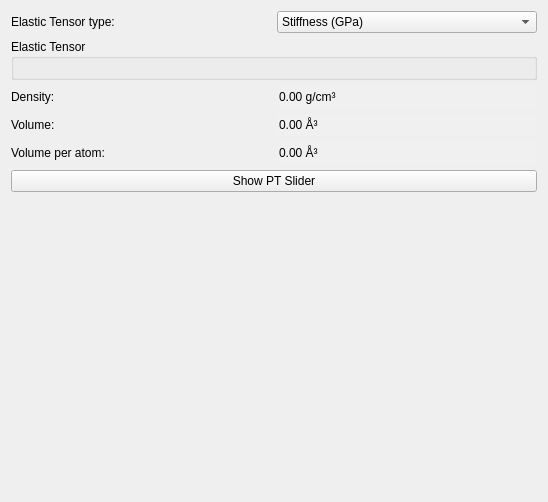
<?xml version="1.0" encoding="UTF-8"?>
<ui version="4.0">
 <class>material_properties_editor</class>
 <widget class="QWidget" name="material_properties_editor">
  <property name="geometry">
   <rect>
    <x>0</x>
    <y>0</y>
    <width>548</width>
    <height>502</height>
   </rect>
  </property>
  <property name="minimumSize">
   <size>
    <width>0</width>
    <height>0</height>
   </size>
  </property>
  <property name="windowTitle">
   <string>Edit Overlay</string>
  </property>
  <property name="styleSheet">
   <string notr="true">QDoubleSpinBox:disabled {background-color: LightGray;}
</string>
  </property>
  <layout class="QGridLayout" name="gridLayout">
   <item row="0" column="1">
    <widget class="QComboBox" name="elastic_tensor_type">
     <item>
      <property name="text">
       <string>Stiffness (GPa)</string>
      </property>
     </item>
     <item>
      <property name="text">
       <string>Compliance (TPa⁻¹)</string>
      </property>
     </item>
    </widget>
   </item>
   <item row="2" column="0">
    <widget class="QLabel" name="density_label">
     <property name="toolTip">
      <string>&lt;html&gt;&lt;head/&gt;&lt;body&gt;&lt;p&gt;&lt;span style=&quot; font-family:'Roboto,arial,sans-serif'; font-size:14px; color:#4d5156; background-color:#ffffff;&quot;&gt;Computed from lattice parameters&lt;/span&gt;&lt;/p&gt;&lt;/body&gt;&lt;/html&gt;</string>
     </property>
     <property name="text">
      <string>Density:</string>
     </property>
    </widget>
   </item>
   <item row="6" column="0" colspan="2">
    <spacer name="vertical_spacer">
     <property name="orientation">
      <enum>Qt::Vertical</enum>
     </property>
     <property name="sizeHint" stdset="0">
      <size>
       <width>20</width>
       <height>40</height>
      </size>
     </property>
    </spacer>
   </item>
   <item row="3" column="1">
    <widget class="ScientificDoubleSpinBox" name="volume">
     <property name="enabled">
      <bool>true</bool>
     </property>
     <property name="toolTip">
      <string>&lt;html&gt;&lt;head/&gt;&lt;body&gt;&lt;p&gt;&lt;span style=&quot; font-family:'Roboto,arial,sans-serif'; font-size:14px; color:#4d5156; background-color:#ffffff;&quot;&gt;Computed from lattice parameters and structure info&lt;/span&gt;&lt;/p&gt;&lt;/body&gt;&lt;/html&gt;</string>
     </property>
     <property name="styleSheet">
      <string notr="true">background-color: #F0F0F0</string>
     </property>
     <property name="frame">
      <bool>false</bool>
     </property>
     <property name="readOnly">
      <bool>true</bool>
     </property>
     <property name="buttonSymbols">
      <enum>QAbstractSpinBox::NoButtons</enum>
     </property>
     <property name="keyboardTracking">
      <bool>false</bool>
     </property>
     <property name="suffix">
      <string> Å³</string>
     </property>
     <property name="maximum">
      <double>100000.000000000000000</double>
     </property>
    </widget>
   </item>
   <item row="0" column="0">
    <widget class="QLabel" name="elastic_tensor_type_label">
     <property name="text">
      <string>Elastic Tensor type:</string>
     </property>
    </widget>
   </item>
   <item row="1" column="0" colspan="2">
    <widget class="QGroupBox" name="elastic_tensor_group">
     <property name="toolTip">
      <string>&lt;html&gt;&lt;head/&gt;&lt;body&gt;&lt;p&gt;The elastic stiffness tensor in Voigt notation.&lt;/p&gt;&lt;/body&gt;&lt;/html&gt;</string>
     </property>
     <property name="title">
      <string>Elastic Tensor</string>
     </property>
     <property name="checkable">
      <bool>false</bool>
     </property>
     <layout class="QGridLayout" name="gridLayout_2">
      <item row="1" column="0">
       <layout class="QVBoxLayout" name="elastic_tensor_editor_layout"/>
      </item>
     </layout>
    </widget>
   </item>
   <item row="2" column="1">
    <widget class="ScientificDoubleSpinBox" name="density">
     <property name="enabled">
      <bool>true</bool>
     </property>
     <property name="toolTip">
      <string>&lt;html&gt;&lt;head/&gt;&lt;body&gt;&lt;p&gt;&lt;span style=&quot; font-family:'Roboto,arial,sans-serif'; font-size:14px; color:#4d5156; background-color:#ffffff;&quot;&gt;Computed from lattice parameters and structure info&lt;/span&gt;&lt;/p&gt;&lt;/body&gt;&lt;/html&gt;</string>
     </property>
     <property name="styleSheet">
      <string notr="true">background-color: #F0F0F0</string>
     </property>
     <property name="frame">
      <bool>false</bool>
     </property>
     <property name="readOnly">
      <bool>true</bool>
     </property>
     <property name="buttonSymbols">
      <enum>QAbstractSpinBox::NoButtons</enum>
     </property>
     <property name="keyboardTracking">
      <bool>false</bool>
     </property>
     <property name="suffix">
      <string> g/cm³</string>
     </property>
     <property name="maximum">
      <double>100000.000000000000000</double>
     </property>
    </widget>
   </item>
   <item row="4" column="0">
    <widget class="QLabel" name="volume_per_atom_label">
     <property name="text">
      <string>Volume per atom:</string>
     </property>
    </widget>
   </item>
   <item row="4" column="1">
    <widget class="ScientificDoubleSpinBox" name="volume_per_atom">
     <property name="enabled">
      <bool>true</bool>
     </property>
     <property name="toolTip">
      <string>&lt;html&gt;&lt;head/&gt;&lt;body&gt;&lt;p&gt;&lt;span style=&quot; font-family:'Roboto,arial,sans-serif'; font-size:14px; color:#4d5156; background-color:#ffffff;&quot;&gt;Computed from lattice parameters and structure info&lt;/span&gt;&lt;/p&gt;&lt;/body&gt;&lt;/html&gt;</string>
     </property>
     <property name="styleSheet">
      <string notr="true">background-color: #F0F0F0</string>
     </property>
     <property name="frame">
      <bool>false</bool>
     </property>
     <property name="readOnly">
      <bool>true</bool>
     </property>
     <property name="buttonSymbols">
      <enum>QAbstractSpinBox::NoButtons</enum>
     </property>
     <property name="keyboardTracking">
      <bool>false</bool>
     </property>
     <property name="suffix">
      <string> Å³</string>
     </property>
     <property name="maximum">
      <double>100000.000000000000000</double>
     </property>
    </widget>
   </item>
   <item row="3" column="0">
    <widget class="QLabel" name="volume_label">
     <property name="text">
      <string>Volume:</string>
     </property>
    </widget>
   </item>
   <item row="5" column="0" colspan="2">
    <widget class="QPushButton" name="show_pt_slider">
     <property name="text">
      <string>Show PT Slider</string>
     </property>
    </widget>
   </item>
  </layout>
 </widget>
 <customwidgets>
  <customwidget>
   <class>ScientificDoubleSpinBox</class>
   <extends>QDoubleSpinBox</extends>
   <header>scientificspinbox.h</header>
  </customwidget>
 </customwidgets>
 <tabstops>
  <tabstop>elastic_tensor_type</tabstop>
  <tabstop>density</tabstop>
  <tabstop>volume</tabstop>
  <tabstop>volume_per_atom</tabstop>
  <tabstop>show_pt_slider</tabstop>
 </tabstops>
 <resources/>
 <connections/>
</ui>
